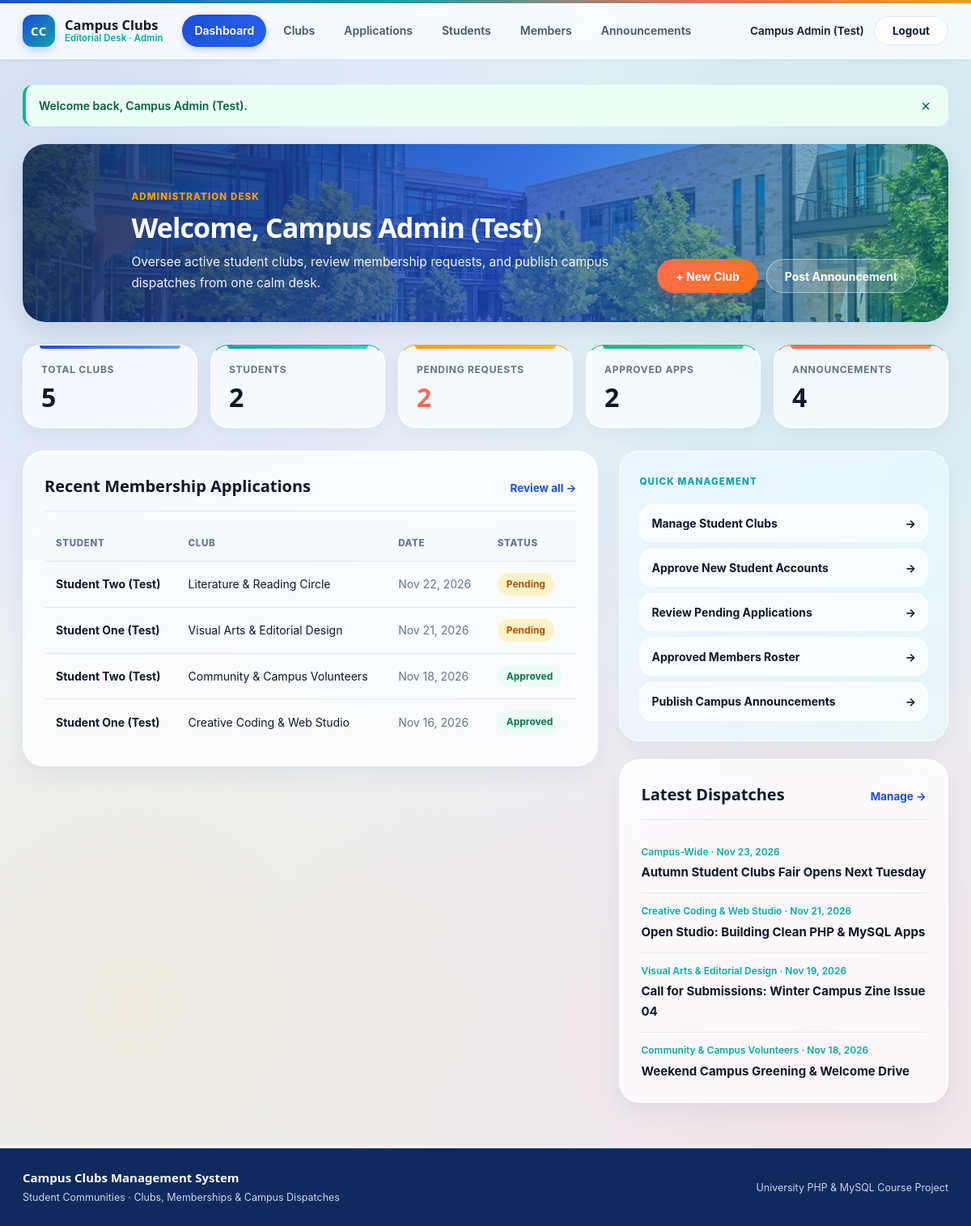
Page /admin/dashboard.php (signed in) on the committed database.
### tables this page shows
CREATE TABLE `membership_applications` (
    `id` INT UNSIGNED NOT NULL AUTO_INCREMENT,
    `student_id` INT UNSIGNED NOT NULL,
    `club_id` INT UNSIGNED NOT NULL,
    `motivation` TEXT DEFAULT NULL,
    `status` ENUM('Pending', 'Approved', 'Rejected') NOT NULL DEFAULT 'Pending',
    `application_date` TIMESTAMP NOT NULL DEFAULT CURRENT_TIMESTAMP,
    PRIMARY KEY (`id`),
    KEY `idx_apps_student_club` (`student_id`, `club_id`, `status`),
    KEY `idx_apps_status` (`status`),
    CONSTRAINT `fk_apps_student`
        FOREIGN KEY (`student_id`) REFERENCES `users` (`id`)
        ON DELETE CASCADE ON UPDATE CASCADE,
    CONSTRAINT `fk_apps_club`
        FOREIGN KEY (`club_id`) REFERENCES `clubs` (`id`)
        ON DELETE CASCADE ON UPDATE CASCADE
);

CREATE TABLE `users` (
    `id` INT UNSIGNED NOT NULL AUTO_INCREMENT,
    `name` VARCHAR(120) NOT NULL,
    `email` VARCHAR(150) NOT NULL,
    `password` VARCHAR(255) NOT NULL,
    `role` ENUM('admin', 'student') NOT NULL DEFAULT 'student',
    `account_status` ENUM('Pending', 'Approved', 'Rejected') NOT NULL DEFAULT 'Approved',
    `created_at` TIMESTAMP NOT NULL DEFAULT CURRENT_TIMESTAMP,
    PRIMARY KEY (`id`),
    UNIQUE KEY `uq_users_email` (`email`),
    KEY `idx_users_role` (`role`),
    KEY `idx_users_status` (`account_status`)
);

CREATE TABLE `clubs` (
    `id` INT UNSIGNED NOT NULL AUTO_INCREMENT,
    `name` VARCHAR(140) NOT NULL,
    `description` TEXT NOT NULL,
    `category` VARCHAR(80) NOT NULL,
    `activities` TEXT NOT NULL,
    `image` VARCHAR(255) DEFAULT 'images/club-tech.jpg',
    `created_at` TIMESTAMP NOT NULL DEFAULT CURRENT_TIMESTAMP,
    PRIMARY KEY (`id`),
    UNIQUE KEY `uq_clubs_name` (`name`),
    KEY `idx_clubs_category` (`category`)
);

CREATE TABLE `announcements` (
    `id` INT UNSIGNED NOT NULL AUTO_INCREMENT,
    `club_id` INT UNSIGNED DEFAULT NULL,
    `title` VARCHAR(180) NOT NULL,
    `content` TEXT NOT NULL,
    `created_at` TIMESTAMP NOT NULL DEFAULT CURRENT_TIMESTAMP,
    PRIMARY KEY (`id`),
    KEY `idx_announcements_club` (`club_id`),
    KEY `idx_announcements_created` (`created_at`),
    CONSTRAINT `fk_announcements_club`
        FOREIGN KEY (`club_id`) REFERENCES `clubs` (`id`)
        ON DELETE CASCADE ON UPDATE CASCADE
);

### admin/dashboard.php (the view, shortened to what this page needs)
<?php
require_once '../db.php';
$total_clubs    = (int) $pdo->query('SELECT COUNT(*) FROM clubs')->fetchColumn();
$total_students = (int) $pdo->query("SELECT COUNT(*) FROM users WHERE role = 'student'")->fetchColumn();
$pending_apps   = (int) $pdo->query("SELECT COUNT(*) FROM membership_applications WHERE status = 'Pending'")->fetchColumn();
$approved_apps  = (int) $pdo->query("SELECT COUNT(*) FROM membership_applications WHERE status = 'Approved'")->fetchColumn();
$total_ann      = (int) $pdo->query('SELECT COUNT(*) FROM announcements')->fetchColumn();
$recent_apps = $pdo->query(
    'SELECT ma.id, ma.status, ma.application_date, u.name AS student_name, c.name AS club_name
     FROM membership_applications ma
     JOIN users u ON u.id = ma.student_id
     JOIN clubs c ON c.id = ma.club_id
     ORDER BY ma.application_date DESC
     LIMIT 6'
)->fetchAll();
$recent_ann = $pdo->query(
    'SELECT a.id, a.title, a.created_at, c.name AS club_name
     FROM announcements a
     LEFT JOIN clubs c ON c.id = a.club_id
     ORDER BY a.created_at DESC
     LIMIT 4'
)->fetchAll();
require '../header.php';
?>
<section class="editorial-masthead campus-visual-banner" style="flex-direction:row;align-items:flex-end;">
    <div>
        <span class="kicker">Administration Desk</span>
        <h1 class="display-title">Welcome, <?= e($_SESSION['user_name']) ?></h1>
        <p class="lead-copy">Oversee active student clubs, review membership requests, and publish campus dispatches from one calm desk.</p>
    </div>
    <div class="masthead-actions">
        <a href="add_club.php" class="btn btn-primary">+ New Club</a>
        <a href="announcements.php" class="btn btn-outline">Post Announcement</a>
    </div>
</section>
<section class="metrics-strip" aria-label="Overview Metrics">
    <div class="metric-cell">
        <span class="metric-label">Total Clubs</span>
        <strong class="metric-num"><?= $total_clubs ?></strong>
    </div>
    <div class="metric-cell">
        <span class="metric-label">Students</span>
        <strong class="metric-num"><?= $total_students ?></strong>
    </div>
    <div class="metric-cell">
        <span class="metric-label">Pending Requests</span>
        <strong class="metric-num metric-accent"><?= $pending_apps ?></strong>
    </div>
    <div class="metric-cell">
        <span class="metric-label">Approved Apps</span>
        <strong class="metric-num"><?= $approved_apps ?></strong>
    </div>
    <div class="metric-cell">
        <span class="metric-label">Announcements</span>
        <strong class="metric-num"><?= $total_ann ?></strong>
    </div>
</section>
<div class="editorial-spread">
    <section class="surface-block">
        <div class="section-head">
            <h2>Recent Membership Applications</h2>
            <a href="applications.php" class="text-link">Review all &rarr;</a>
        </div>
        <?php if (empty($recent_apps)): ?>
            <p class="empty-copy">No membership applications have been submitted yet.</p>
        <?php else: ?>
            <div class="table-scroll">
                <table class="editorial-table">
                    <thead>
                        <tr>
                            <th>Student</th>
                            <th>Club</th>
                            <th>Date</th>
                            <th>Status</th>
                        </tr>
                    </thead>
                    <tbody>
                        <?php foreach ($recent_apps as $app): ?>
                            <tr>
                                <td><strong><?= e($app['student_name']) ?></strong></td>
                                <td><?= e($app['club_name']) ?></td>
                                <td class="muted"><?= e(format_date($app['application_date'])) ?></td>
                                <td><?= status_pill($app['status']) ?></td>
                            </tr>
                        <?php endforeach; ?>
                    </tbody>
                </table>
            </div>
        <?php endif; ?>
    </section>
    <aside class="aside-stack">
        <section class="sage-panel">
            <span class="kicker">Quick Management</span>
            <ul class="index-links">
                <li><a href="clubs.php"><span>Manage Student Clubs</span><span>&rarr;</span></a></li>
                <li><a href="students.php?status=Pending"><span>Approve New Student Accounts</span><span>&rarr;</span></a></li>
                <li><a href="applications.php?status=Pending"><span>Review Pending Applications</span><span>&rarr;</span></a></li>
                <li><a href="members.php"><span>Approved Members Roster</span><span>&rarr;</span></a></li>
                <li><a href="announcements.php"><span>Publish Campus Announcements</span><span>&rarr;</span></a></li>
            </ul>
        </section>
        <section class="surface-block">
            <div class="section-head">
                <h2>Latest Dispatches</h2>
                <a href="announcements.php" class="text-link">Manage &rarr;</a>
            </div>
            <?php if (empty($recent_ann)): ?>
                <p class="empty-copy">No announcements published yet.</p>
            <?php else: ?>
                <ul class="digest-list">
                    <?php foreach ($recent_ann as $item): ?>
                        <li>
                            <span class="digest-meta"><?= e($item['club_name'] ?: 'Campus-Wide') ?> &middot; <?= e(format_date($item['created_at'])) ?></span>
                            <strong><?= e($item['title']) ?></strong>
                        </li>
                    <?php endforeach; ?>
                </ul>
            <?php endif; ?>
        </section>
    </aside>
</div>
<?php require '../footer.php'; ?>

### db.php (shortened to what this page needs)
<?php
function e($value): string
{
    return htmlspecialchars((string) ($value ?? ''), ENT_QUOTES, 'UTF-8');
}
function format_date(?string $dateStr): string
{
    $ts = strtotime($dateStr);
    return $ts ? date('M j, Y', $ts) : e($dateStr);
}
function status_pill(string $status): string
{
    $key = strtolower(trim($status));
    $cls = 'status-pending';
    if ($key === 'approved') {
        $cls = 'status-approved';
    } elseif ($key === 'rejected') {
        $cls = 'status-rejected';
    }
    return '<span class="status-pill ' . $cls . '">' . e(ucfirst($key)) . '</span>';
}

### rows in the picture
membership_applications: student.name "Student Two (Test)", club.name "Literature & Reading Circle", application_date "Nov 22, 2026", status "Pending"
membership_applications: student.name "Student One (Test)", club.name "Visual Arts & Editorial Design", application_date "Nov 21, 2026", status "Pending"
membership_applications: student.name "Student Two (Test)", club.name "Community & Campus Volunteers", application_date "Nov 18, 2026", status "Approved"
membership_applications: student.name "Student One (Test)", club.name "Creative Coding & Web Studio", application_date "Nov 16, 2026", status "Approved"
announcements: club_name "Campus-Wide", created_at "Nov 23, 2026", title "Autumn Student Clubs Fair Opens Next Tuesday"
announcements: club.name "Creative Coding & Web Studio", created_at "Nov 21, 2026", title "Open Studio: Building Clean PHP & MySQL Apps"
announcements: club.name "Visual Arts & Editorial Design", created_at "Nov 19, 2026", title "Call for Submissions: Winter Campus Zine Issue 04"
announcements: club.name "Community & Campus Volunteers", created_at "Nov 18, 2026", title "Weekend Campus Greening & Welcome Drive"

### other values in the picture
$user_name "Campus Admin (Test)"
$flash['message'] "Welcome back, Campus Admin (Test)."
$_SESSION['user_name'] "Campus Admin (Test)"
$total_clubs "5"
$total_students "2"
$pending_apps "2"
$approved_apps "2"
$total_ann "4"
